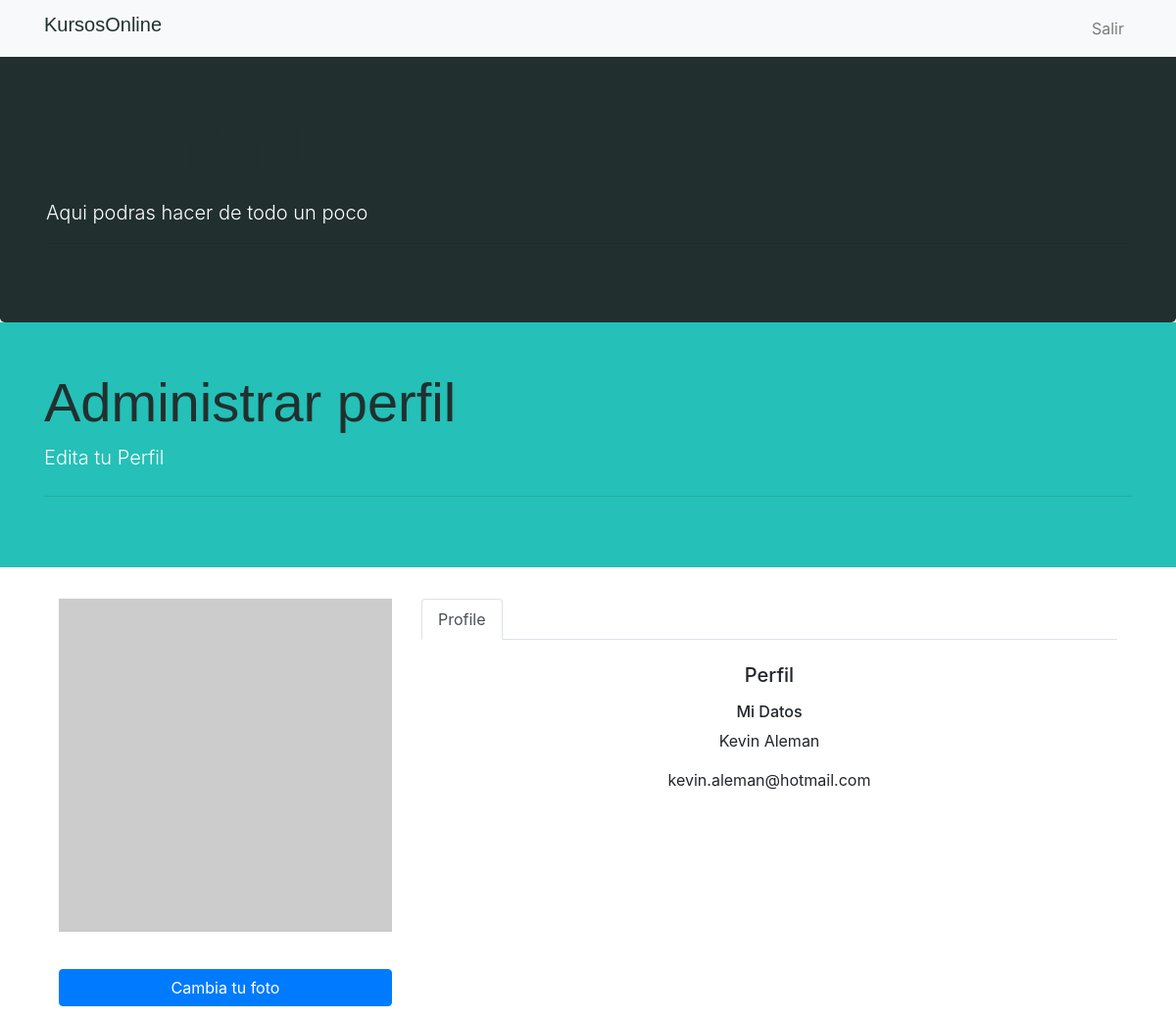
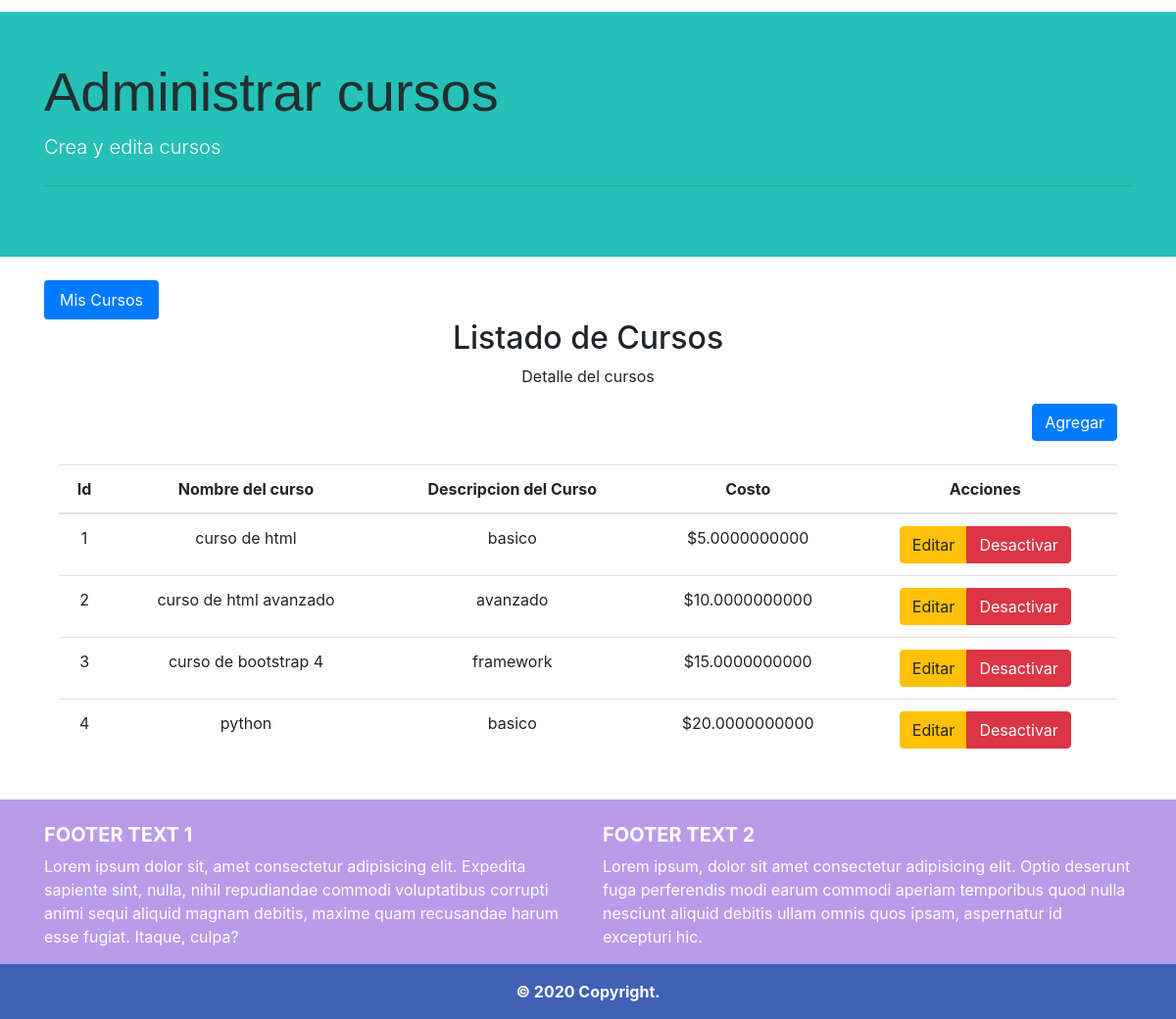
The page /adminProfesor/1 on the database its author committed (2 pictures, top to bottom).
### app.py (models this page shows)
class Usuario(db.Model):
    id = db.Column(db.Integer, primary_key=True)
    nombre = db.Column(db.String(200))
    apellido = db.Column(db.String(200))
    correo = db.Column(db.String(200))
    contrasenia = db.Column(db.String(200))
    role = db.Column(db.Integer)

class Cursos(db.Model):
    id = db.Column(db.Integer, primary_key=True)
    nombre = db.Column(db.String(200))
    descripcion = db.Column(db.String(200))
    precio = db.Column(db.Numeric)
    idProfesor = db.Column(db.Integer)
    activo = db.Column(db.Integer)

### app.py (the view)
@app.route('/adminProfesor/<id>',methods=['GET'])
def adminProfesor(id):
    idProfesor = id
    usuarioQuery = Usuario.query.filter_by(id=idProfesor).all()
    cursosQuery = Cursos.query.filter_by(idProfesor=idProfesor).all()
    return render_template('adminProfesor.html',usuario=usuarioQuery,cursos=cursosQuery)

### templates/adminProfesor.html (shortened to what this page needs)
<!DOCTYPE html>
<html lang="en">
    <head>
        <link rel="stylesheet" href="https://maxcdn.bootstrapcdn.com/bootstrap/4.5.2/css/bootstrap.min.css">
        <link rel="stylesheet" href="https://cdnjs.cloudflare.com/ajax/libs/font-awesome/4.7.0/css/font-awesome.min.css">
        <link rel="stylesheet" href="{{ url_for('static', filename = 'main.css') }}">
    </head>
    <body>
        <nav class="navbar navbar-expand-lg navbar-light bg-light fixed-top">
            <div class="container">
            <a class="navbar-brand" href="#"><h1>KursosOnline</h1></a>
            <div class="collapse navbar-collapse" id="navbarResponsive">
                <ul class="navbar-nav ml-auto">
                    <li class="nav-item">
                        <a class="nav-link" href="/">Salir</a>
                    </li>
                </ul>
            </div>
            </div>
        </nav>
        <header>
            <div class="jumbotron">
                <div class="container">
                    <br>
                    <h1 class="display-2">Administración</h1>
                    <p class="lead">Aqui podras hacer de todo un poco</p>
                    <hr>
                </div>
            </div>
        </header>
        <section class="py-5">
            <div class="container">
                <h1 class="display-4">Administrar perfil</h1>
                <p class="lead">Edita tu Perfil</p>
                <hr class="my-4">
            </div>
        </section>
        <div class="container py-4 text-center">
            <div class="container">
                <div class="row my-2">
                    <div class="col-lg-8 order-lg-2">
                        <ul class="nav nav-tabs">
                            <li class="nav-item">
                                <a href="" data-target="#profile" data-toggle="tab" class="nav-link active">Profile</a>
                            </li>
                        </ul>
                        <div class="tab-content py-4">
                            <div class="tab-pane active" id="profile">
                                <h5 class="mb-3">Perfil</h5>
                                <div class="row">
                                    <div class="col-md-12">
                                        <h6>Mi Datos</h6>
                                        <p>{{ usuario[0].nombre }} {{usuario[0].apellido}}</p>
                                        <p>{{ usuario[0].correo }}</p>
                                    </div>
                                </div>
                            </div>
                        </div>
                    </div>
                    <div class="col-lg-4 order-lg-1 text-center">
                        <img src="//placehold.it/500" class="mx-auto img-fluid img-circle d-block" alt="avatar">
                        <label class="custom-file">
                            <span class="btn btn-primary btn-block">Cambia tu foto</span>
                        </label>
                    </div>
                </div>
            </div>
        </div>
        <section class="py-5">
            <div class="container">
                <h1 class="display-4">Administrar cursos</h1>
                <p class="lead">Crea y edita cursos</p>
                <hr class="my-4">
            </div>
        </section>
        <div class="container py-4 text-center">
            <ul class="nav nav-pills">
                <li class="nav-item">
                    <a class="nav-link active" data-toggle="pill" href="#misCursos">Mis Cursos</a>
                </li>
            </ul>
            <div class="tab-content">
                <div class="tab-pane container active" id="misCursos">
                    <h2>Listado de Cursos</h2>
                    <p>Detalle del cursos</p>
                    <div class="d-flex justify-content-end">
                        <button type="button" class="btn btn-primary" data-toggle="modal" data-target="#exampleModal">Agregar</button>
                    </div>
                    <br>
                    <table class="table table-hover">
                        <thead>
                        <tr>
                            <th>Id</th>
                            <th>Nombre del curso</th>
                            <th>Descripcion del Curso</th>
                            <th>Costo</th>
                            <th>Acciones</th>
                        </tr>
                        </thead>
                        <tbody>
                            {% for curso in cursos %}
                                <tr>
                                    <td>{{ curso.id }}</td>
                                    <td>{{ curso.nombre }}</td>
                                    <td>{{ curso.descripcion }}</td>
                                    <td>${{ curso.precio }}</td>
                                    <td>
                                        <div class="btn-group" role="group" >
                                            <button type="button" class="btn btn-warning">Editar</button>
                                            <button type="button" class="btn btn-danger">Desactivar</button>
                                        </div>
                                    </td>
                                </tr>
                            {% endfor %}
                        </tbody>
                    </table>
                </div>
            </div>
        </div>
        <footer class="page-footer font-small teal pt-4">
            <div class="container text-center text-md-left">
            <div class="row">
                <div class="col-md-6 mt-md-0 mt-3">
                <h5 class="text-uppercase font-weight-bold">Footer text 1</h5>
                <p>Lorem ipsum dolor sit, amet consectetur adipisicing elit. Expedita sapiente sint, nulla, nihil
                    repudiandae commodi voluptatibus corrupti animi sequi aliquid magnam debitis, maxime quam recusandae
                    harum esse fugiat. Itaque, culpa?</p>
                </div>
                <div class="col-md-6 mb-md-0 mb-3">
                <h5 class="text-uppercase font-weight-bold">Footer text 2</h5>
                <p>Lorem ipsum, dolor sit amet consectetur adipisicing elit. Optio deserunt fuga perferendis modi earum
                    commodi aperiam temporibus quod nulla nesciunt aliquid debitis ullam omnis quos ipsam, aspernatur id
                    excepturi hic.</p>
                </div>
            </div>
            </div>
            <div class="footer-copyright text-center py-3">
                <strong>© 2020 Copyright.</strong>
            </div>
        </footer>
    </body>
</html>

### static/main.css (style rules this page uses)
body { background: white; }
section { background:#25c0b7; color:white; }
footer { background:#b99bea; color:white; }
.footer-copyright { background:#4261b5; color: white ; }
.jumbotron { color: white; background: #21302f; margin-bottom:0; }
h1 { color: #21302f; font-family: sans-serif; font-size: 1em; animation: Kursos 500ms linear infinite; }

### rows shown on the page
Usuario: nombre "Kevin", apellido "Aleman", correo "kevin.aleman@hotmail.com"
Cursos: id "1", nombre "curso de html", descripcion "basico", precio "5.0000000000"
Cursos: id "2", nombre "curso de html avanzado", descripcion "avanzado", precio "10.0000000000"
Cursos: id "3", nombre "curso de bootstrap 4", descripcion "framework", precio "15.0000000000"
Cursos: id "4", nombre "python", descripcion "basico", precio "20.0000000000"
